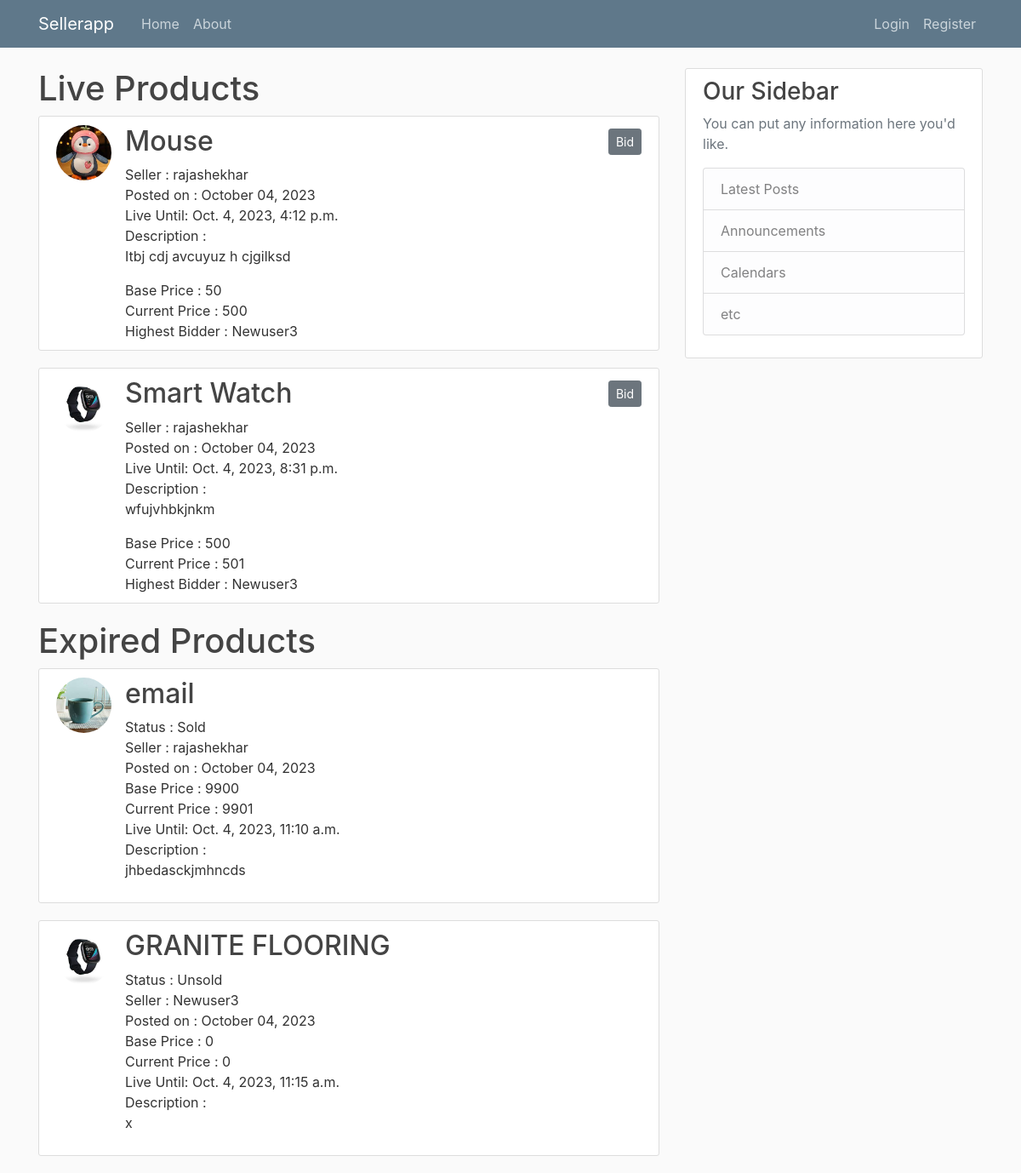
The page / on the database its author committed.
### auction/models.py (models this page shows, shortened)
class Products(models.Model):
    name = models.CharField(max_length=100)
    description = models.TextField()
    date_posted = models.DateTimeField(default=timezone.now)
    live_until = models.DateTimeField()
    current_time = models.DateTimeField(auto_now=True)
    seller = models.ForeignKey(User, on_delete=models.CASCADE)
    image = models.ImageField(default='default_item.jpg', upload_to='item_pics')
    base_price = models.IntegerField(default=0)
    current_price = models.IntegerField(default=0)
    highest_bidder = models.CharField(max_length=100, default="None")

### auction/views.py (the view)
# urls.py: path('', views.ItemListView.as_view(), name='auction-home'),
class ItemListView(ListView):
    model = Products
    template_name = 'auction/home.html'  # <app>/<model>_<viewtype>.html
    context_object_name = 'posts'
    ordering = ['-date_posted']
    def get_context_data(self, **kwargs):
        context = super().get_context_data(**kwargs)
        current_time = timezone.now()
        live_products = Products.objects.filter(live_until__gte=current_time)
        expired_products = Products.objects.filter(live_until__lt=current_time)
        context['live_products'] = live_products
        context['expired_products'] = expired_products
        return context

### auction/templates/auction/home.html (shortened to what this page needs)
{% extends "auction/base.html" %} {% block content %}
<h1>Live Products</h1>
{% for post in live_products %}
{% if post.live_until > post.current_time %}
<article class="media content-section">
  <img class="rounded-circle article-img" src="{{ post.image.url }}" />
  <div class="media-body">
    <h2>
      <a class="article-title" href="{% url 'product-detail' post.id %}">{{ post.name }}</a>
    </h2>
    Seller : {{ post.seller }} <br />
    Posted on : {{ post.date_posted|date:"F d, Y" }}</br>
    Live Until: {{post.live_until}}<br />
    Description :<br>
    <p class="article-content">{{ post.description }}</p>
    Base Price : {{ post.base_price }} <br />
    {% if post.base_price == post.current_price%}
    No Bids!!
    {%else%}
    Current Price : {{post.current_price}} <br />
    Highest Bidder : {{post.highest_bidder}} <br>
    {%endif%}
  </div>
  {% if post.seller != user%}
  <a class="btn btn-secondary btn-sm mt-1 mb-1" href="{% url 'post-update' post.id%}">Bid</a>
  {%endif%}
</article>
{%endif%}
{% empty %}
<p>No live products available.</p>
{% endfor %}
<h1>Expired Products</h1>
{% for post in expired_products %}
<article class="media content-section">
  <img class="rounded-circle article-img" src="{{ post.image.url }}" />
  <div class="media-body">
    <h2>
      <a class="article-title" href="{% url 'product-detail' post.id %}">{{ post.name }}</a>
    </h2>
    Status :
    {% if post.current_price > post.base_price %}
    Sold
    {%else%}
    Unsold
    {%endif%}
    <br>
    Seller : {{ post.seller }} <br />
    Posted on : {{ post.date_posted|date:"F d, Y" }}</br>
    Base Price : {{ post.base_price }} <br />
    Current Price : {{post.current_price}} <br />
    Live Until: {{post.live_until}}<br />
    Description :<br>
    <p class="article-content">{{ post.description }}</p>
  </div>
</article>
{% empty %}
<p>No expired products available.</p>
{% endfor %}
{% endblock content %}

### auction/templates/auction/base.html (shortened to what this page needs)
{% load static %}
<!DOCTYPE html>
<html>
<head>
  <link rel="stylesheet" href="https://maxcdn.bootstrapcdn.com/bootstrap/4.0.0/css/bootstrap.min.css"
>
  <link rel="stylesheet" type="text/css" href="{% static 'auction/main.css' %}">
</head>
<body>
  <header class="site-header">
    <nav class="navbar navbar-expand-md navbar-dark bg-steel fixed-top">
      <div class="container">
        <a class="navbar-brand mr-4" href="{% url 'auction-home' %}">Sellerapp</a>
        <div class="collapse navbar-collapse" id="navbarToggle">
          <div class="navbar-nav mr-auto">
            <a class="nav-item nav-link" href="{% url 'auction-home' %}">Home</a>
            <a class="nav-item nav-link" href="{% url 'auction-about' %}">About</a>
          </div>
          <div class="navbar-nav">
            {% if user.is_authenticated %}
            <a class="nav-item nav-link" href="{% url 'product-create' %}">Add Product</a>
            <a class="nav-item nav-link" href="{% url 'profile' %}">Profile</a>
            <a class="nav-item nav-link" href="{% url 'logout' %}">Logout</a>
            {%else%}
            <a class="nav-item nav-link" href="{% url 'login' %}">Login</a>
            <a class="nav-item nav-link" href="{% url 'register' %}">Register</a>
            {%endif%}
          </div>
        </div>
      </div>
    </nav>
  </header>
  <main role="main" class="container">
    <div class="row">
      <div class="col-md-8">
        {% block content %}{% endblock %}
      </div>
      <div class="col-md-4">
        <div class="content-section">
          <h3>Our Sidebar</h3>
          <p class='text-muted'>You can put any information here you'd like.
          <ul class="list-group">
            <li class="list-group-item list-group-item-light">Latest Posts</li>
            <li class="list-group-item list-group-item-light">Announcements</li>
            <li class="list-group-item list-group-item-light">Calendars</li>
            <li class="list-group-item list-group-item-light">etc</li>
          </ul>
          </p>
        </div>
      </div>
    </div>
  </main>
</body>
</html>

### auction/static/auction/main.css (style rules this page uses)
body { background: #fafafa; color: #333333; margin-top: 5rem; }
h1, h2, h3, h4, h5, h6 { color: #444444; }
ul { margin: 0; }
.bg-steel { background-color: #5f788a; }
.site-header .navbar-nav .nav-link { color: #cbd5db; }
.content-section { background: #ffffff; padding: 10px 20px; border: 1px solid #dddddd; border-radius: 3px; margin-bottom: 20px; }
.article-title { color: #444444; }
.article-content { white-space: pre-line; }
.article-img { height: 65px; width: 65px; margin-right: 16px; }

### rows shown on the page
Products: image (picture), name "Mouse", seller "rajashekhar", date_posted "October 04, 2023", live_until "Oct. 4, 2023, 4:12 p.m.", description "Itbj cdj avcuyuz h cjgilksd", base_price "50", current_price "500", highest_bidder "Newuser3", shows "Bid"
Products: image (picture), name "Smart Watch", seller "rajashekhar", date_posted "October 04, 2023", live_until "Oct. 4, 2023, 8:31 p.m.", description "wfujvhbkjnkm", base_price "500", current_price "501", highest_bidder "Newuser3", shows "Bid"
Products: image (picture), name "email", shows "Sold", seller "rajashekhar", date_posted "October 04, 2023", base_price "9900", current_price "9901", live_until "Oct. 4, 2023, 11:10 a.m.", description "jhbedasckjmhncds"
Products: image (picture), name "GRANITE FLOORING", shows "Unsold", seller "Newuser3", date_posted "October 04, 2023", base_price "0", current_price "0", live_until "Oct. 4, 2023, 11:15 a.m.", description "x"
